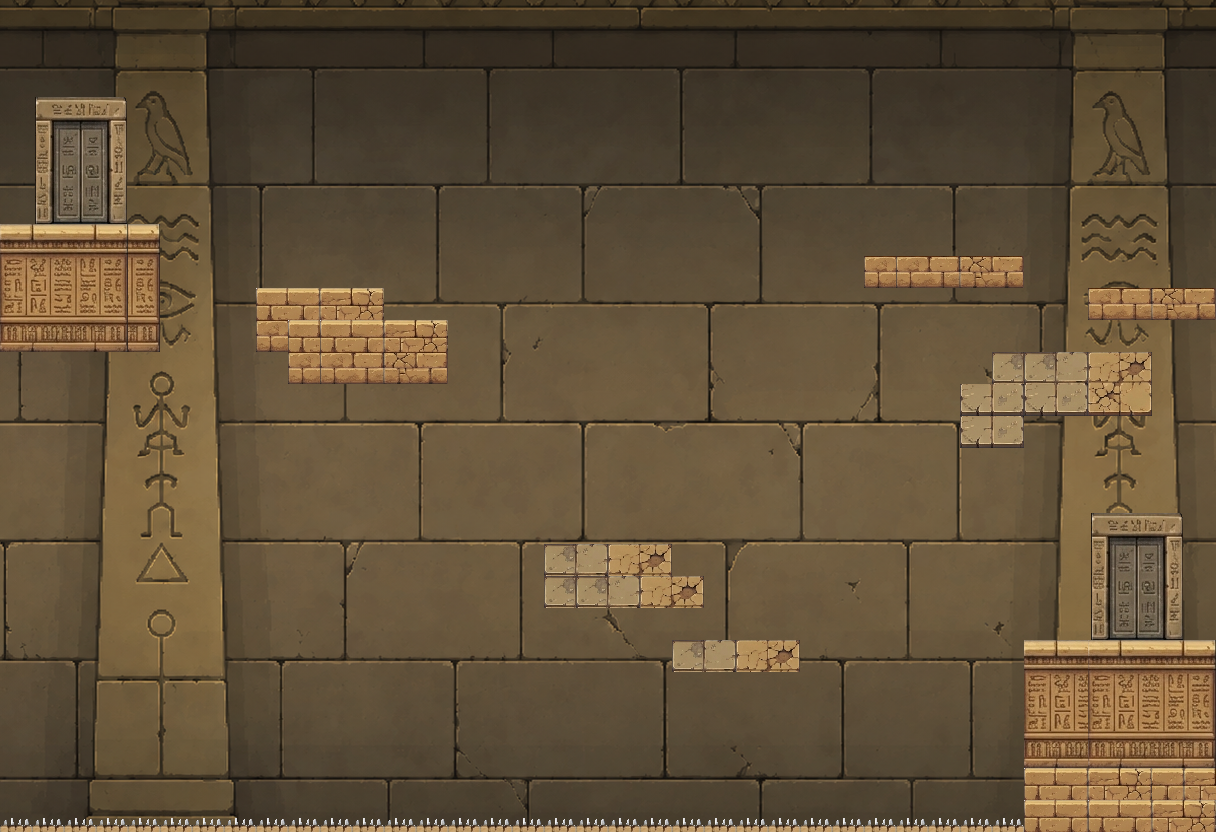

Below is a game level as drawn by its tile map, then a one-line description and the .tmx that defines it (tile-layer data replaced by summaries):
An orthogonal 38x26 tile map with 32x32 px tiles, 2 tile layers (Livello tile 1, Livello tile 2), 3 tilesets and 19 objects (16x solid, start, finish, kill).

<map version="1.10" tiledversion="1.11.2" orientation="orthogonal" renderorder="right-down" width="38" height="26" tilewidth="32" tileheight="32" infinite="0" nextlayerid="4" nextobjectid="20">
 <properties>
  <property name="dimensionePersonaggio" type="float" value="57.6" />
 </properties>
 <tileset firstgid="1" source="SfondoPassato_v2.tsx" />
 <tileset firstgid="1537" source="Griglia.tsx" />
 <tileset firstgid="1777" source="Sfondo1.tsx" />
 <layer id="1" name="Livello tile 1" width="38" height="26">
  <data>[988 cells, 988 non-empty, 988 distinct tile ids]</data>
 </layer>
 <objectgroup id="3" name="Livello di oggetti 1">
  <object id="1" name="solid" x="0" y="832" width="1216" height="32" />
  <object id="2" name="solid" x="1024" y="640" width="192" height="192" />
  <object id="3" name="solid" x="672" y="640" width="128" height="32" />
  <object id="4" name="solid" x="544" y="576" width="160" height="32" />
  <object id="5" name="solid" x="544" y="544" width="128" height="32" />
  <object id="6" name="solid" x="992" y="384" width="32" height="64" />
  <object id="7" name="solid" x="960" y="384" height="64" />
  <object id="8" name="solid" x="992" y="352" width="160" height="32" />
  <object id="9" name="solid" x="960" y="384" width="32" height="64" />
  <object id="10" name="solid" x="992" y="384" width="160" height="32" />
  <object id="11" name="solid" x="1088" y="288" width="128" height="32" />
  <object id="12" name="solid" x="864" y="256" width="160" height="32" />
  <object id="13" name="solid" x="288" y="320" width="160" height="64" />
  <object id="14" name="solid" x="256" y="288" width="32" height="64" />
  <object id="15" name="solid" x="288" y="288" width="96" height="32" />
  <object id="16" name="solid" x="0" y="224" width="160" height="128" />
  <object id="17" name="start" x="1088" y="512" width="96" height="128" />
  <object id="18" name="finish" x="32" y="96" width="96" height="128" />
  <object id="19" name="kill" x="0" y="814.337" width="1023.08" height="17.6631" />
 </objectgroup>
 <layer id="2" name="Livello tile 2" width="38" height="26">
  <data>[988 cells, 162 non-empty, 45 distinct tile ids]</data>
 </layer>
</map>
